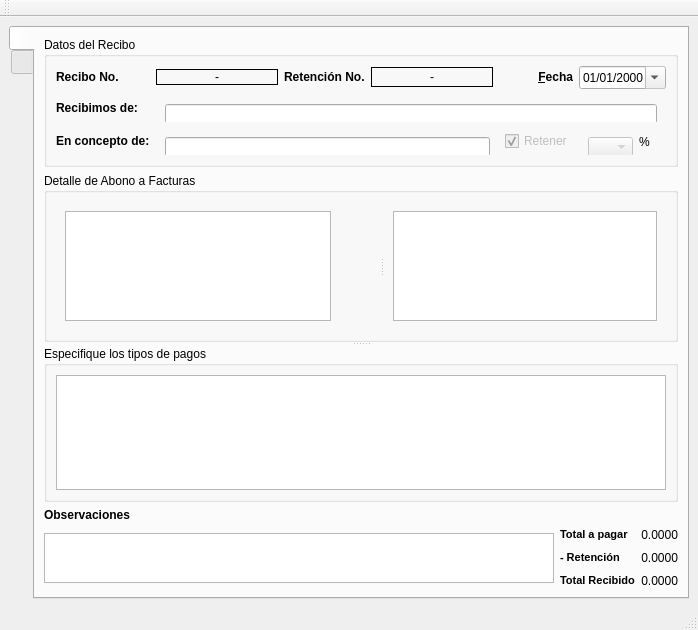
<?xml version="1.0" encoding="UTF-8"?>
<ui version="4.0">
 <class>frmRecibo</class>
 <widget class="QMainWindow" name="frmRecibo">
  <property name="geometry">
   <rect>
    <x>0</x>
    <y>0</y>
    <width>698</width>
    <height>630</height>
   </rect>
  </property>
  <property name="windowTitle">
   <string>Recibo Oficial de Caja</string>
  </property>
  <widget class="QWidget" name="centralwidget">
   <layout class="QHBoxLayout" name="horizontalLayout_8">
    <item>
     <widget class="QTabWidget" name="tabWidget">
      <property name="tabPosition">
       <enum>QTabWidget::West</enum>
      </property>
      <property name="currentIndex">
       <number>0</number>
      </property>
      <widget class="QWidget" name="tabdetails">
       <attribute name="icon">
        <iconset resource="res.qrc">
         <normaloff>:/icons/res/document-edit.png</normaloff>:/icons/res/document-edit.png</iconset>
       </attribute>
       <attribute name="title">
        <string notr="true"/>
       </attribute>
       <layout class="QVBoxLayout" name="verticalLayout">
        <item>
         <widget class="QGroupBox" name="groupBox_4">
          <property name="maximumSize">
           <size>
            <width>16777215</width>
            <height>130</height>
           </size>
          </property>
          <property name="title">
           <string>Datos del Recibo</string>
          </property>
          <layout class="QHBoxLayout" name="horizontalLayout_4">
           <item>
            <layout class="QGridLayout" name="gridLayout_2">
             <item row="0" column="0">
              <widget class="QLabel" name="label_2">
               <property name="sizePolicy">
                <sizepolicy hsizetype="Fixed" vsizetype="Preferred">
                 <horstretch>0</horstretch>
                 <verstretch>0</verstretch>
                </sizepolicy>
               </property>
               <property name="text">
                <string>&lt;b&gt;Recibo No.&lt;/b&gt;</string>
               </property>
              </widget>
             </item>
             <item row="0" column="1">
              <widget class="QLabel" name="lblnrec">
               <property name="sizePolicy">
                <sizepolicy hsizetype="Expanding" vsizetype="Fixed">
                 <horstretch>0</horstretch>
                 <verstretch>0</verstretch>
                </sizepolicy>
               </property>
               <property name="styleSheet">
                <string notr="true">border:1px solid #000</string>
               </property>
               <property name="text">
                <string>-</string>
               </property>
               <property name="alignment">
                <set>Qt::AlignCenter</set>
               </property>
              </widget>
             </item>
             <item row="0" column="2">
              <widget class="QLabel" name="label_7">
               <property name="enabled">
                <bool>true</bool>
               </property>
               <property name="sizePolicy">
                <sizepolicy hsizetype="Fixed" vsizetype="Preferred">
                 <horstretch>0</horstretch>
                 <verstretch>0</verstretch>
                </sizepolicy>
               </property>
               <property name="text">
                <string>&lt;b&gt;Retención No.&lt;/b&gt;</string>
               </property>
              </widget>
             </item>
             <item row="0" column="3">
              <widget class="QLabel" name="lblnreten">
               <property name="enabled">
                <bool>true</bool>
               </property>
               <property name="sizePolicy">
                <sizepolicy hsizetype="Expanding" vsizetype="Fixed">
                 <horstretch>0</horstretch>
                 <verstretch>0</verstretch>
                </sizepolicy>
               </property>
               <property name="maximumSize">
                <size>
                 <width>16777215</width>
                 <height>20</height>
                </size>
               </property>
               <property name="styleSheet">
                <string notr="true">border:1px solid #000</string>
               </property>
               <property name="text">
                <string>-</string>
               </property>
               <property name="alignment">
                <set>Qt::AlignCenter</set>
               </property>
              </widget>
             </item>
             <item row="0" column="5">
              <widget class="QLabel" name="label_5">
               <property name="sizePolicy">
                <sizepolicy hsizetype="Preferred" vsizetype="Preferred">
                 <horstretch>0</horstretch>
                 <verstretch>0</verstretch>
                </sizepolicy>
               </property>
               <property name="text">
                <string>&amp;&lt;b&gt;Fecha&lt;/b&gt;</string>
               </property>
               <property name="alignment">
                <set>Qt::AlignRight|Qt::AlignTrailing|Qt::AlignVCenter</set>
               </property>
               <property name="buddy">
                <cstring>dtPicker</cstring>
               </property>
              </widget>
             </item>
             <item row="0" column="6">
              <widget class="QDateTimeEdit" name="dtPicker">
               <property name="sizePolicy">
                <sizepolicy hsizetype="Preferred" vsizetype="Fixed">
                 <horstretch>0</horstretch>
                 <verstretch>0</verstretch>
                </sizepolicy>
               </property>
               <property name="alignment">
                <set>Qt::AlignRight|Qt::AlignTrailing|Qt::AlignVCenter</set>
               </property>
               <property name="readOnly">
                <bool>true</bool>
               </property>
               <property name="displayFormat">
                <string>dd/MM/yyyy</string>
               </property>
               <property name="calendarPopup">
                <bool>true</bool>
               </property>
              </widget>
             </item>
             <item row="1" column="0">
              <widget class="QLabel" name="label">
               <property name="sizePolicy">
                <sizepolicy hsizetype="Fixed" vsizetype="Preferred">
                 <horstretch>0</horstretch>
                 <verstretch>0</verstretch>
                </sizepolicy>
               </property>
               <property name="text">
                <string>&lt;b&gt;Recibimos de:&lt;/b&gt;</string>
               </property>
              </widget>
             </item>
             <item row="1" column="1" colspan="6">
              <widget class="QStackedWidget" name="swcliente">
               <property name="sizePolicy">
                <sizepolicy hsizetype="MinimumExpanding" vsizetype="Fixed">
                 <horstretch>0</horstretch>
                 <verstretch>0</verstretch>
                </sizepolicy>
               </property>
               <property name="styleSheet">
                <string notr="true">padding:0px;</string>
               </property>
               <property name="currentIndex">
                <number>1</number>
               </property>
               <widget class="QWidget" name="page_7">
                <layout class="QHBoxLayout" name="horizontalLayout_6">
                 <item>
                  <widget class="QComboBox" name="cbcliente">
                   <property name="minimumSize">
                    <size>
                     <width>0</width>
                     <height>20</height>
                    </size>
                   </property>
                   <property name="editable">
                    <bool>true</bool>
                   </property>
                  </widget>
                 </item>
                </layout>
               </widget>
               <widget class="QWidget" name="page_8">
                <layout class="QHBoxLayout" name="horizontalLayout_3">
                 <item>
                  <widget class="QLineEdit" name="txtcliente">
                   <property name="sizePolicy">
                    <sizepolicy hsizetype="MinimumExpanding" vsizetype="Fixed">
                     <horstretch>0</horstretch>
                     <verstretch>0</verstretch>
                    </sizepolicy>
                   </property>
                   <property name="minimumSize">
                    <size>
                     <width>0</width>
                     <height>20</height>
                    </size>
                   </property>
                   <property name="styleSheet">
                    <string notr="true">padding:0px;</string>
                   </property>
                   <property name="dragEnabled">
                    <bool>true</bool>
                   </property>
                   <property name="readOnly">
                    <bool>true</bool>
                   </property>
                  </widget>
                 </item>
                </layout>
               </widget>
              </widget>
             </item>
             <item row="2" column="0">
              <widget class="QLabel" name="label_6">
               <property name="sizePolicy">
                <sizepolicy hsizetype="Fixed" vsizetype="Preferred">
                 <horstretch>0</horstretch>
                 <verstretch>0</verstretch>
                </sizepolicy>
               </property>
               <property name="text">
                <string>&lt;b&gt;En concepto de:&lt;/b&gt;</string>
               </property>
               <property name="buddy">
                <cstring>txtconcepto</cstring>
               </property>
              </widget>
             </item>
             <item row="2" column="1" colspan="4">
              <widget class="QStackedWidget" name="swconcepto">
               <property name="sizePolicy">
                <sizepolicy hsizetype="MinimumExpanding" vsizetype="Preferred">
                 <horstretch>0</horstretch>
                 <verstretch>0</verstretch>
                </sizepolicy>
               </property>
               <property name="maximumSize">
                <size>
                 <width>16777215</width>
                 <height>30</height>
                </size>
               </property>
               <property name="currentIndex">
                <number>1</number>
               </property>
               <widget class="QWidget" name="page_5">
                <layout class="QVBoxLayout" name="verticalLayout_4">
                 <item>
                  <widget class="QComboBox" name="cbconcepto">
                   <property name="minimumSize">
                    <size>
                     <width>0</width>
                     <height>20</height>
                    </size>
                   </property>
                   <property name="editable">
                    <bool>true</bool>
                   </property>
                  </widget>
                 </item>
                </layout>
               </widget>
               <widget class="QWidget" name="page_6">
                <layout class="QHBoxLayout" name="horizontalLayout_2">
                 <item>
                  <widget class="QLineEdit" name="txtconcepto">
                   <property name="sizePolicy">
                    <sizepolicy hsizetype="MinimumExpanding" vsizetype="Fixed">
                     <horstretch>0</horstretch>
                     <verstretch>0</verstretch>
                    </sizepolicy>
                   </property>
                   <property name="minimumSize">
                    <size>
                     <width>0</width>
                     <height>20</height>
                    </size>
                   </property>
                   <property name="styleSheet">
                    <string notr="true"/>
                   </property>
                   <property name="dragEnabled">
                    <bool>true</bool>
                   </property>
                   <property name="readOnly">
                    <bool>true</bool>
                   </property>
                  </widget>
                 </item>
                </layout>
               </widget>
              </widget>
             </item>
             <item row="2" column="5">
              <widget class="QCheckBox" name="ckretener">
               <property name="enabled">
                <bool>false</bool>
               </property>
               <property name="text">
                <string>Retener</string>
               </property>
               <property name="checked">
                <bool>true</bool>
               </property>
              </widget>
             </item>
             <item row="2" column="6">
              <widget class="QStackedWidget" name="swtasaret">
               <property name="sizePolicy">
                <sizepolicy hsizetype="MinimumExpanding" vsizetype="Preferred">
                 <horstretch>0</horstretch>
                 <verstretch>0</verstretch>
                </sizepolicy>
               </property>
               <property name="maximumSize">
                <size>
                 <width>80</width>
                 <height>50</height>
                </size>
               </property>
               <property name="currentIndex">
                <number>0</number>
               </property>
               <widget class="QWidget" name="page_9">
                <layout class="QHBoxLayout" name="horizontalLayout_9">
                 <item>
                  <widget class="QComboBox" name="cbtasaret">
                   <property name="enabled">
                    <bool>false</bool>
                   </property>
                   <property name="minimumSize">
                    <size>
                     <width>0</width>
                     <height>20</height>
                    </size>
                   </property>
                   <property name="editable">
                    <bool>false</bool>
                   </property>
                  </widget>
                 </item>
                 <item>
                  <widget class="QLabel" name="label_8">
                   <property name="text">
                    <string>%</string>
                   </property>
                  </widget>
                 </item>
                </layout>
               </widget>
               <widget class="QWidget" name="page_10">
                <layout class="QHBoxLayout" name="horizontalLayout_10">
                 <item>
                  <widget class="QLineEdit" name="txttasaret">
                   <property name="sizePolicy">
                    <sizepolicy hsizetype="MinimumExpanding" vsizetype="Fixed">
                     <horstretch>0</horstretch>
                     <verstretch>0</verstretch>
                    </sizepolicy>
                   </property>
                   <property name="minimumSize">
                    <size>
                     <width>0</width>
                     <height>20</height>
                    </size>
                   </property>
                   <property name="styleSheet">
                    <string notr="true"/>
                   </property>
                   <property name="text">
                    <string/>
                   </property>
                   <property name="alignment">
                    <set>Qt::AlignCenter</set>
                   </property>
                   <property name="dragEnabled">
                    <bool>true</bool>
                   </property>
                   <property name="readOnly">
                    <bool>true</bool>
                   </property>
                  </widget>
                 </item>
                </layout>
               </widget>
              </widget>
             </item>
            </layout>
           </item>
          </layout>
         </widget>
        </item>
        <item>
         <widget class="QSplitter" name="splitter_2">
          <property name="orientation">
           <enum>Qt::Vertical</enum>
          </property>
          <widget class="QGroupBox" name="groupBox_2">
           <property name="sizePolicy">
            <sizepolicy hsizetype="MinimumExpanding" vsizetype="Expanding">
             <horstretch>0</horstretch>
             <verstretch>0</verstretch>
            </sizepolicy>
           </property>
           <property name="minimumSize">
            <size>
             <width>0</width>
             <height>140</height>
            </size>
           </property>
           <property name="title">
            <string>Detalle de Abono a Facturas</string>
           </property>
           <layout class="QVBoxLayout" name="verticalLayout_3">
            <item>
             <widget class="QSplitter" name="splitter">
              <property name="orientation">
               <enum>Qt::Horizontal</enum>
              </property>
              <widget class="QFrame" name="frbotones">
               <property name="sizePolicy">
                <sizepolicy hsizetype="MinimumExpanding" vsizetype="Expanding">
                 <horstretch>0</horstretch>
                 <verstretch>0</verstretch>
                </sizepolicy>
               </property>
               <property name="minimumSize">
                <size>
                 <width>300</width>
                 <height>100</height>
                </size>
               </property>
               <property name="maximumSize">
                <size>
                 <width>400</width>
                 <height>16777215</height>
                </size>
               </property>
               <property name="styleSheet">
                <string notr="true">padding:0px;</string>
               </property>
               <property name="frameShape">
                <enum>QFrame::NoFrame</enum>
               </property>
               <property name="frameShadow">
                <enum>QFrame::Raised</enum>
               </property>
               <layout class="QGridLayout" name="gridLayout">
                <item row="1" column="1">
                 <widget class="QPushButton" name="btnaddall">
                  <property name="sizePolicy">
                   <sizepolicy hsizetype="Fixed" vsizetype="Expanding">
                    <horstretch>0</horstretch>
                    <verstretch>0</verstretch>
                   </sizepolicy>
                  </property>
                  <property name="minimumSize">
                   <size>
                    <width>26</width>
                    <height>16</height>
                   </size>
                  </property>
                  <property name="styleSheet">
                   <string notr="true">background: url(:/icons/res/arrow-right-double.png) no-repeat;</string>
                  </property>
                  <property name="text">
                   <string/>
                  </property>
                  <property name="flat">
                   <bool>true</bool>
                  </property>
                 </widget>
                </item>
                <item row="0" column="0" rowspan="4">
                 <widget class="QTableView" name="tablefacturas">
                  <property name="sizePolicy">
                   <sizepolicy hsizetype="MinimumExpanding" vsizetype="Minimum">
                    <horstretch>0</horstretch>
                    <verstretch>0</verstretch>
                   </sizepolicy>
                  </property>
                  <property name="minimumSize">
                   <size>
                    <width>0</width>
                    <height>50</height>
                   </size>
                  </property>
                  <property name="styleSheet">
                   <string notr="true">padding:0px;</string>
                  </property>
                  <property name="editTriggers">
                   <set>QAbstractItemView::NoEditTriggers</set>
                  </property>
                 </widget>
                </item>
                <item row="0" column="1">
                 <widget class="QPushButton" name="btnadd">
                  <property name="sizePolicy">
                   <sizepolicy hsizetype="Fixed" vsizetype="Expanding">
                    <horstretch>0</horstretch>
                    <verstretch>0</verstretch>
                   </sizepolicy>
                  </property>
                  <property name="styleSheet">
                   <string notr="true">background: url(:/icons/res/arrow-right.png) no-repeat;
</string>
                  </property>
                  <property name="text">
                   <string/>
                  </property>
                  <property name="flat">
                   <bool>true</bool>
                  </property>
                 </widget>
                </item>
                <item row="2" column="1">
                 <widget class="QPushButton" name="btnremove">
                  <property name="sizePolicy">
                   <sizepolicy hsizetype="Fixed" vsizetype="Expanding">
                    <horstretch>0</horstretch>
                    <verstretch>0</verstretch>
                   </sizepolicy>
                  </property>
                  <property name="styleSheet">
                   <string notr="true">background: url(:/icons/res/arrow-left.png) no-repeat;
</string>
                  </property>
                  <property name="text">
                   <string/>
                  </property>
                  <property name="flat">
                   <bool>true</bool>
                  </property>
                 </widget>
                </item>
                <item row="3" column="1">
                 <widget class="QPushButton" name="btnremoveall">
                  <property name="sizePolicy">
                   <sizepolicy hsizetype="Fixed" vsizetype="Expanding">
                    <horstretch>0</horstretch>
                    <verstretch>0</verstretch>
                   </sizepolicy>
                  </property>
                  <property name="minimumSize">
                   <size>
                    <width>26</width>
                    <height>18</height>
                   </size>
                  </property>
                  <property name="styleSheet">
                   <string notr="true">background: url(:/icons/res/arrow-left-double.png) no-repeat;
</string>
                  </property>
                  <property name="text">
                   <string/>
                  </property>
                  <property name="flat">
                   <bool>true</bool>
                  </property>
                 </widget>
                </item>
               </layout>
              </widget>
              <widget class="QFrame" name="frame">
               <property name="minimumSize">
                <size>
                 <width>0</width>
                 <height>100</height>
                </size>
               </property>
               <property name="frameShape">
                <enum>QFrame::NoFrame</enum>
               </property>
               <property name="frameShadow">
                <enum>QFrame::Raised</enum>
               </property>
               <layout class="QHBoxLayout" name="horizontalLayout_11">
                <item>
                 <widget class="QTableView" name="tableabonos">
                  <property name="sizePolicy">
                   <sizepolicy hsizetype="Expanding" vsizetype="Minimum">
                    <horstretch>0</horstretch>
                    <verstretch>0</verstretch>
                   </sizepolicy>
                  </property>
                  <property name="minimumSize">
                   <size>
                    <width>0</width>
                    <height>50</height>
                   </size>
                  </property>
                  <property name="styleSheet">
                   <string notr="true">padding:0px;</string>
                  </property>
                  <property name="editTriggers">
                   <set>QAbstractItemView::NoEditTriggers</set>
                  </property>
                 </widget>
                </item>
               </layout>
              </widget>
             </widget>
            </item>
           </layout>
          </widget>
          <widget class="QGroupBox" name="groupBox_3">
           <property name="sizePolicy">
            <sizepolicy hsizetype="MinimumExpanding" vsizetype="Preferred">
             <horstretch>0</horstretch>
             <verstretch>0</verstretch>
            </sizepolicy>
           </property>
           <property name="title">
            <string>Especifique los tipos de pagos</string>
           </property>
           <layout class="QHBoxLayout" name="horizontalLayout_7">
            <item>
             <widget class="QTableView" name="tabledetails">
              <property name="sizePolicy">
               <sizepolicy hsizetype="Preferred" vsizetype="Preferred">
                <horstretch>0</horstretch>
                <verstretch>0</verstretch>
               </sizepolicy>
              </property>
              <property name="minimumSize">
               <size>
                <width>0</width>
                <height>70</height>
               </size>
              </property>
              <property name="editTriggers">
               <set>QAbstractItemView::NoEditTriggers</set>
              </property>
             </widget>
            </item>
           </layout>
          </widget>
         </widget>
        </item>
        <item>
         <widget class="QLabel" name="label_22">
          <property name="enabled">
           <bool>true</bool>
          </property>
          <property name="sizePolicy">
           <sizepolicy hsizetype="Fixed" vsizetype="Preferred">
            <horstretch>0</horstretch>
            <verstretch>0</verstretch>
           </sizepolicy>
          </property>
          <property name="text">
           <string>&lt;b&gt;Observaciones &lt;/b&gt;</string>
          </property>
         </widget>
        </item>
        <item>
         <layout class="QHBoxLayout" name="horizontalLayout_5">
          <item>
           <widget class="QPlainTextEdit" name="txtobservaciones">
            <property name="enabled">
             <bool>true</bool>
            </property>
            <property name="sizePolicy">
             <sizepolicy hsizetype="MinimumExpanding" vsizetype="Expanding">
              <horstretch>0</horstretch>
              <verstretch>0</verstretch>
             </sizepolicy>
            </property>
            <property name="maximumSize">
             <size>
              <width>16777215</width>
              <height>50</height>
             </size>
            </property>
            <property name="readOnly">
             <bool>true</bool>
            </property>
           </widget>
          </item>
          <item>
           <layout class="QGridLayout" name="gridLayout_3">
            <item row="0" column="0">
             <widget class="QLabel" name="label_3">
              <property name="text">
               <string>&lt;!DOCTYPE HTML PUBLIC &quot;-//W3C//DTD HTML 4.0//EN&quot; &quot;http://www.w3.org/TR/REC-html40/strict.dtd&quot;&gt;
&lt;html&gt;&lt;head&gt;&lt;meta name=&quot;qrichtext&quot; content=&quot;1&quot; /&gt;&lt;style type=&quot;text/css&quot;&gt;
p, li { white-space: pre-wrap; }
&lt;/style&gt;&lt;/head&gt;&lt;body style=&quot; font-family:'MS Shell Dlg 2'; font-size:8.25pt; font-weight:400; font-style:normal;&quot;&gt;
&lt;p style=&quot; margin-top:0px; margin-bottom:0px; margin-left:0px; margin-right:0px; -qt-block-indent:0; text-indent:0px;&quot;&gt;&lt;span style=&quot; font-weight:600;&quot;&gt;Total a pagar&lt;/span&gt;&lt;/p&gt;&lt;/body&gt;&lt;/html&gt;</string>
              </property>
             </widget>
            </item>
            <item row="0" column="1">
             <widget class="QLabel" name="lbltotal">
              <property name="sizePolicy">
               <sizepolicy hsizetype="Preferred" vsizetype="Preferred">
                <horstretch>0</horstretch>
                <verstretch>0</verstretch>
               </sizepolicy>
              </property>
              <property name="text">
               <string>0.0000</string>
              </property>
              <property name="alignment">
               <set>Qt::AlignRight|Qt::AlignTrailing|Qt::AlignVCenter</set>
              </property>
             </widget>
            </item>
            <item row="1" column="0">
             <widget class="QLabel" name="label_19">
              <property name="enabled">
               <bool>true</bool>
              </property>
              <property name="sizePolicy">
               <sizepolicy hsizetype="Fixed" vsizetype="Preferred">
                <horstretch>0</horstretch>
                <verstretch>0</verstretch>
               </sizepolicy>
              </property>
              <property name="text">
               <string>&lt;!DOCTYPE HTML PUBLIC &quot;-//W3C//DTD HTML 4.0//EN&quot; &quot;http://www.w3.org/TR/REC-html40/strict.dtd&quot;&gt;
&lt;html&gt;&lt;head&gt;&lt;meta name=&quot;qrichtext&quot; content=&quot;1&quot; /&gt;&lt;style type=&quot;text/css&quot;&gt;
p, li { white-space: pre-wrap; }
&lt;/style&gt;&lt;/head&gt;&lt;body style=&quot; font-family:'MS Shell Dlg 2'; font-size:8.25pt; font-weight:400; font-style:normal;&quot;&gt;
&lt;p style=&quot; margin-top:0px; margin-bottom:0px; margin-left:0px; margin-right:0px; -qt-block-indent:0; text-indent:0px;&quot;&gt;&lt;span style=&quot; font-size:8pt; font-weight:600;&quot;&gt;- Retención&lt;/span&gt;&lt;/p&gt;&lt;/body&gt;&lt;/html&gt;</string>
              </property>
             </widget>
            </item>
            <item row="1" column="1">
             <widget class="QLabel" name="lbltotalreten">
              <property name="enabled">
               <bool>true</bool>
              </property>
              <property name="sizePolicy">
               <sizepolicy hsizetype="Preferred" vsizetype="Fixed">
                <horstretch>0</horstretch>
                <verstretch>0</verstretch>
               </sizepolicy>
              </property>
              <property name="minimumSize">
               <size>
                <width>0</width>
                <height>20</height>
               </size>
              </property>
              <property name="styleSheet">
               <string notr="true"/>
              </property>
              <property name="text">
               <string>0.0000</string>
              </property>
              <property name="alignment">
               <set>Qt::AlignRight|Qt::AlignTrailing|Qt::AlignVCenter</set>
              </property>
             </widget>
            </item>
            <item row="2" column="0" rowspan="2">
             <widget class="QLabel" name="label_10">
              <property name="text">
               <string>&lt;!DOCTYPE HTML PUBLIC &quot;-//W3C//DTD HTML 4.0//EN&quot; &quot;http://www.w3.org/TR/REC-html40/strict.dtd&quot;&gt;
&lt;html&gt;&lt;head&gt;&lt;meta name=&quot;qrichtext&quot; content=&quot;1&quot; /&gt;&lt;style type=&quot;text/css&quot;&gt;
p, li { white-space: pre-wrap; }
&lt;/style&gt;&lt;/head&gt;&lt;body style=&quot; font-family:'MS Shell Dlg 2'; font-size:8.25pt; font-weight:400; font-style:normal;&quot;&gt;
&lt;p style=&quot; margin-top:0px; margin-bottom:0px; margin-left:0px; margin-right:0px; -qt-block-indent:0; text-indent:0px;&quot;&gt;&lt;span style=&quot; font-size:8pt; font-weight:600;&quot;&gt;Total Recibido&lt;/span&gt;&lt;/p&gt;&lt;/body&gt;&lt;/html&gt;</string>
              </property>
             </widget>
            </item>
            <item row="2" column="1" rowspan="2">
             <widget class="QLabel" name="lbltotalrecibo">
              <property name="text">
               <string>0.0000</string>
              </property>
              <property name="alignment">
               <set>Qt::AlignRight|Qt::AlignTrailing|Qt::AlignVCenter</set>
              </property>
             </widget>
            </item>
           </layout>
          </item>
         </layout>
        </item>
       </layout>
      </widget>
      <widget class="QWidget" name="tabnavigation">
       <attribute name="icon">
        <iconset resource="res.qrc">
         <normaloff>:/icons/res/table.png</normaloff>:/icons/res/table.png</iconset>
       </attribute>
       <attribute name="title">
        <string notr="true"/>
       </attribute>
       <layout class="QVBoxLayout" name="verticalLayout_2">
        <item>
         <widget class="QTableView" name="tablenavigation">
          <property name="alternatingRowColors">
           <bool>true</bool>
          </property>
          <property name="selectionMode">
           <enum>QAbstractItemView::SingleSelection</enum>
          </property>
          <property name="selectionBehavior">
           <enum>QAbstractItemView::SelectRows</enum>
          </property>
          <attribute name="horizontalHeaderStretchLastSection">
           <bool>true</bool>
          </attribute>
          <attribute name="verticalHeaderVisible">
           <bool>false</bool>
          </attribute>
          <attribute name="verticalHeaderVisible">
           <bool>false</bool>
          </attribute>
          <attribute name="horizontalHeaderStretchLastSection">
           <bool>true</bool>
          </attribute>
         </widget>
        </item>
        <item>
         <layout class="QHBoxLayout" name="horizontalLayout">
          <item>
           <widget class="QLabel" name="label_4">
            <property name="text">
             <string>&amp;Buscar</string>
            </property>
            <property name="buddy">
             <cstring>txtSearch</cstring>
            </property>
           </widget>
          </item>
          <item>
           <widget class="QLineEdit" name="txtSearch"/>
          </item>
         </layout>
        </item>
       </layout>
      </widget>
     </widget>
    </item>
   </layout>
  </widget>
  <widget class="QStatusBar" name="statusbar"/>
  <widget class="QToolBar" name="toolBar">
   <property name="windowTitle">
    <string>toolBar</string>
   </property>
   <attribute name="toolBarArea">
    <enum>TopToolBarArea</enum>
   </attribute>
   <attribute name="toolBarBreak">
    <bool>false</bool>
   </attribute>
  </widget>
 </widget>
 <tabstops>
  <tabstop>cbcliente</tabstop>
  <tabstop>cbconcepto</tabstop>
  <tabstop>ckretener</tabstop>
  <tabstop>cbtasaret</tabstop>
  <tabstop>tablefacturas</tabstop>
  <tabstop>btnadd</tabstop>
  <tabstop>btnaddall</tabstop>
  <tabstop>btnremove</tabstop>
  <tabstop>btnremoveall</tabstop>
  <tabstop>tableabonos</tabstop>
  <tabstop>tabledetails</tabstop>
  <tabstop>txtobservaciones</tabstop>
  <tabstop>dtPicker</tabstop>
  <tabstop>tabWidget</tabstop>
  <tabstop>txtcliente</tabstop>
  <tabstop>txtconcepto</tabstop>
  <tabstop>txttasaret</tabstop>
  <tabstop>txtSearch</tabstop>
  <tabstop>tablenavigation</tabstop>
 </tabstops>
 <resources>
  <include location="res.qrc"/>
 </resources>
 <connections/>
</ui>
